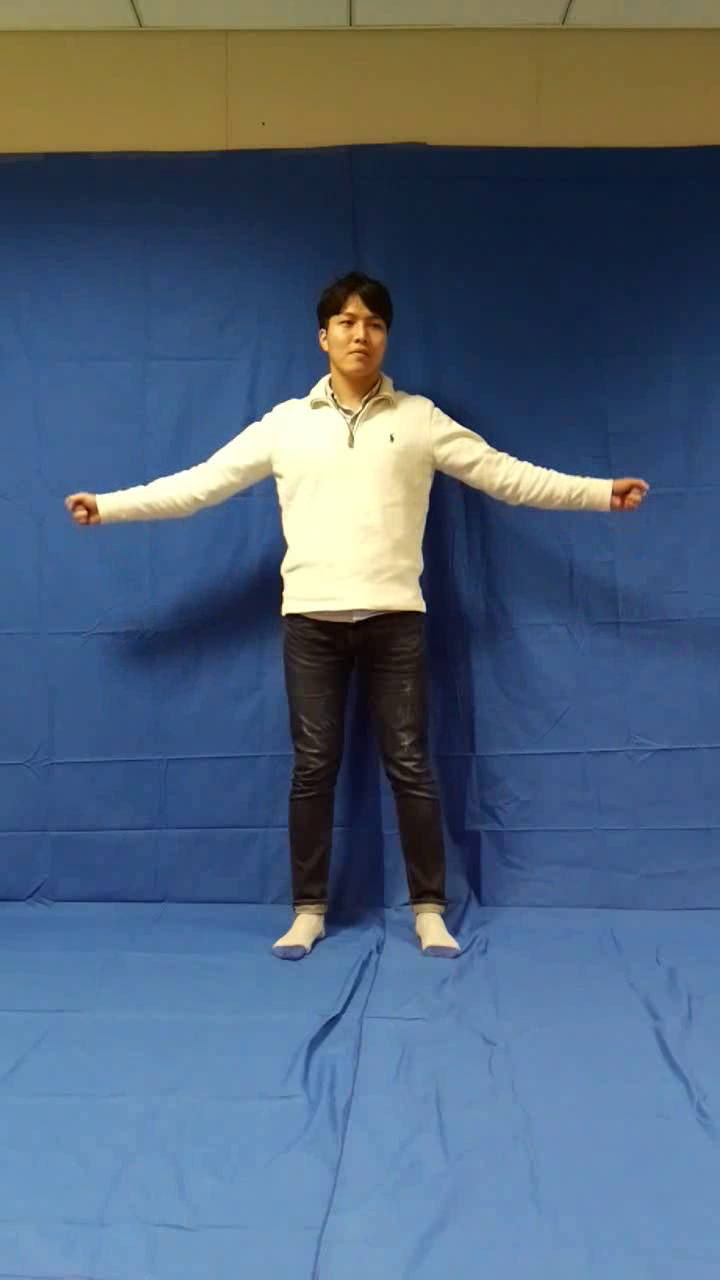
#> input picture frame 59 of src/video_2.mp4, 720 x 1280 px
$ python detector_with_hand_tracking.py
#> lines starting #> are read from the running program, lines starting #| are printed output that depends on the picture
import numpy as np
import cv2

# 옵터컬 플로우용 패러미터
lk_params = dict(winSize=(15, 15),
                 maxLevel=2,
                 criteria=(cv2.TERM_CRITERIA_EPS | cv2.TERM_CRITERIA_COUNT, 10, 0.03))
color = np.random.randint(0, 255, (100, 3))  # 랜덤 색상

# 파일명
# cap = cv2.VideoCapture("C:\\cv\\Videos\\won_arms.mp4")
cap = cv2.VideoCapture("video_2.mp4")
cap.set(cv2.CAP_PROP_FPS, 1)

# 첫 프레임 잡아서 피쳐 좌표 찍어놓기
ret, old_frame = cap.read()
#> old_frame is the input picture: shape (1280, 720, 3); mean B, G, R 123.2, 100.2, 80.5
#########################
#old_frame = old_frame[0:720, 200:1000]
#########################

old_gray = cv2.cvtColor(old_frame, cv2.COLOR_BGR2GRAY)
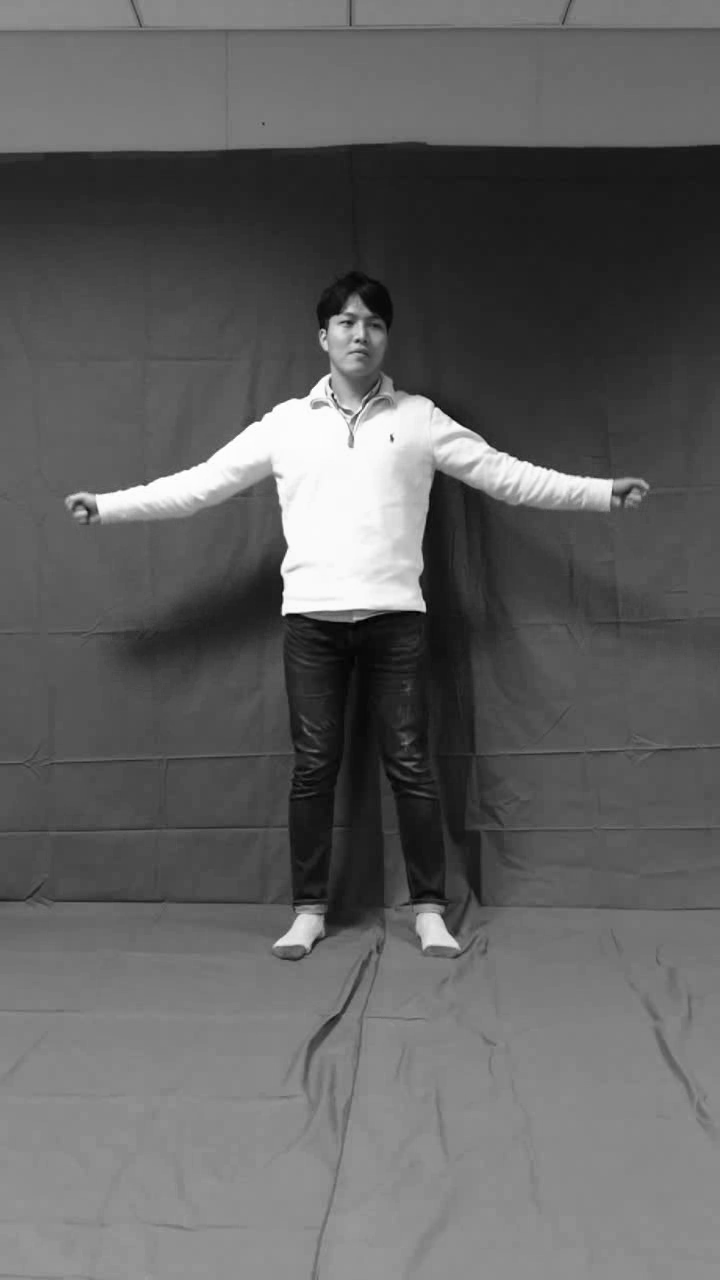
#> old_gray: shape (1280, 720); min 0, max 255, mean 96.9

# 여기 값을 수정!!

p0 = np.array([[[510, 380]],  # 좌손목
               [[670, 370]],  # 우손목
               [[513, 318]],  # 좌꿈치
               [[660, 285]]],  # 우꿈치
              dtype='float32')
#########################
p0 = np.array([[[310, 380]],  # 좌손목
               [[470, 370]],  # 우손목
               [[313, 318]],  # 좌꿈치
               [[460, 285]]],  # 우꿈치
              dtype='float32')
#########################
mask = np.zeros_like(old_frame)

#################################
#> (the run stopped early here; a loop or call above may not have finished)

$ run again, starting later in the video
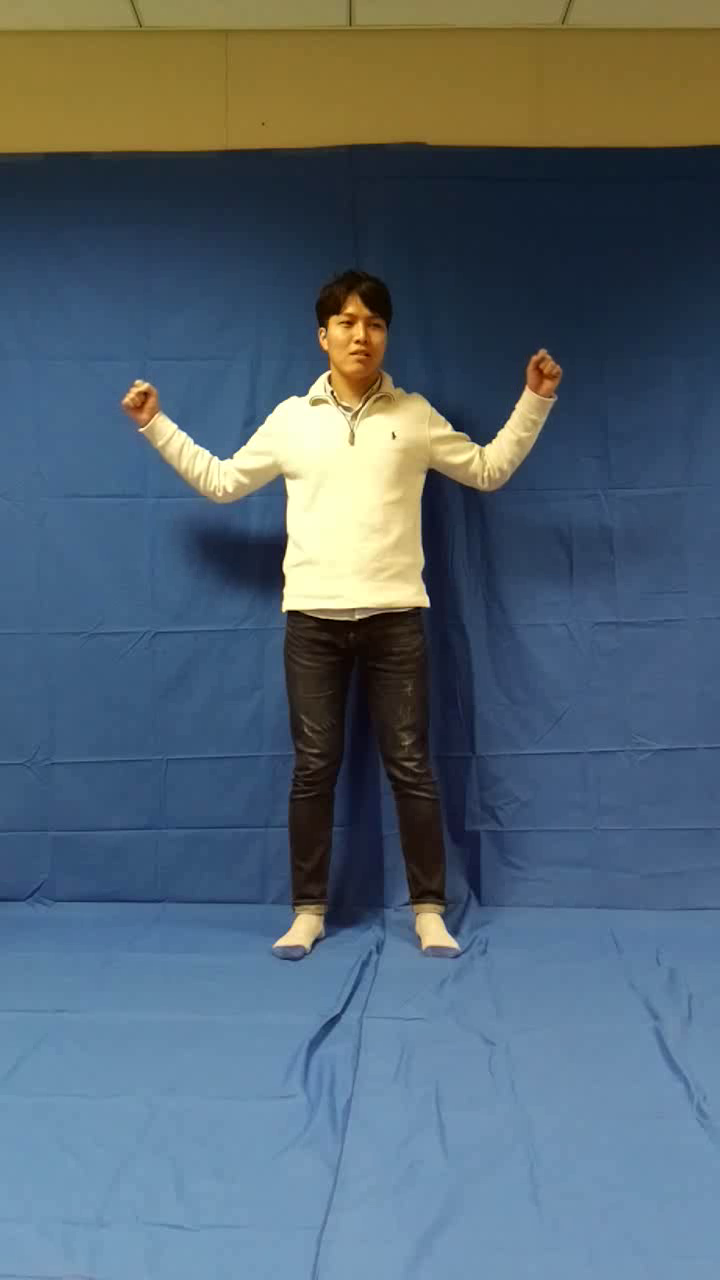
#> input picture frame 269 of src/video_2.mp4, 720 x 1280 px
#> old_frame is the input picture: shape (1280, 720, 3); mean B, G, R 114.4, 101.6, 84.4
#> `old_gray = cv2.cvtColor(old_frame, cv2.COLOR_BGR2GRAY)`:
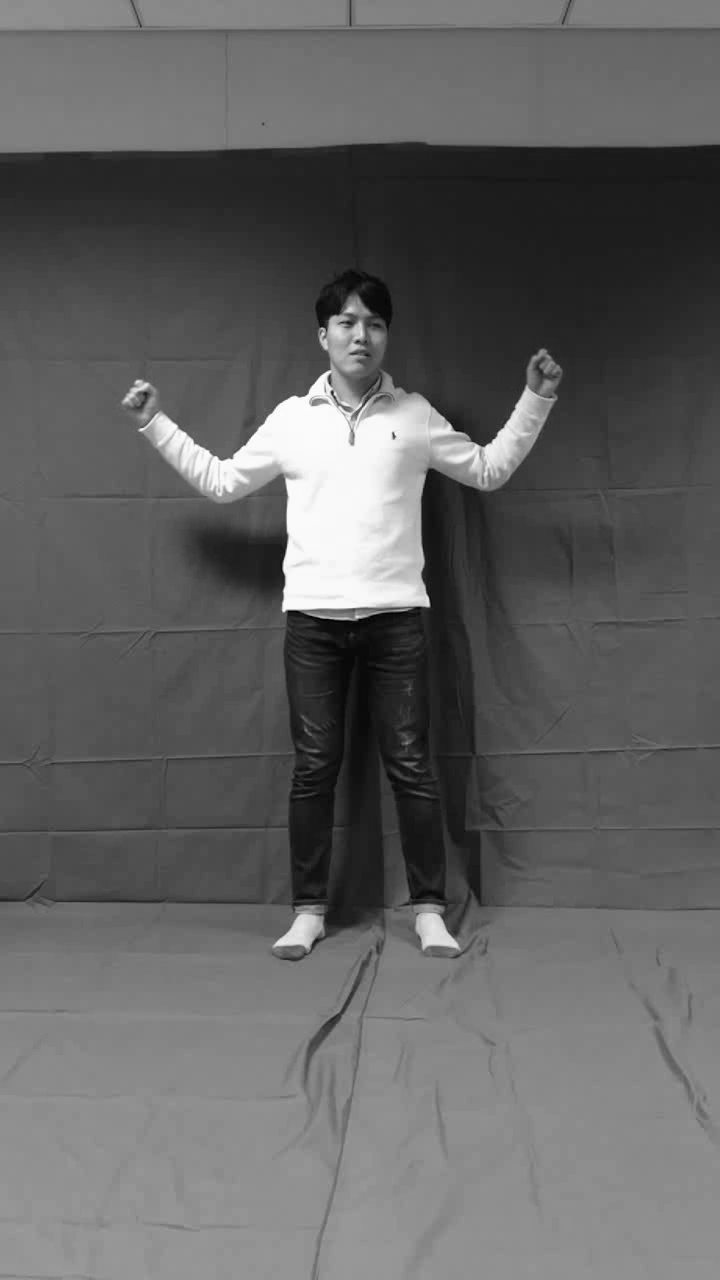
#> old_gray: shape (1280, 720); min 0, max 255, mean 97.8

$ run again, starting later in the video
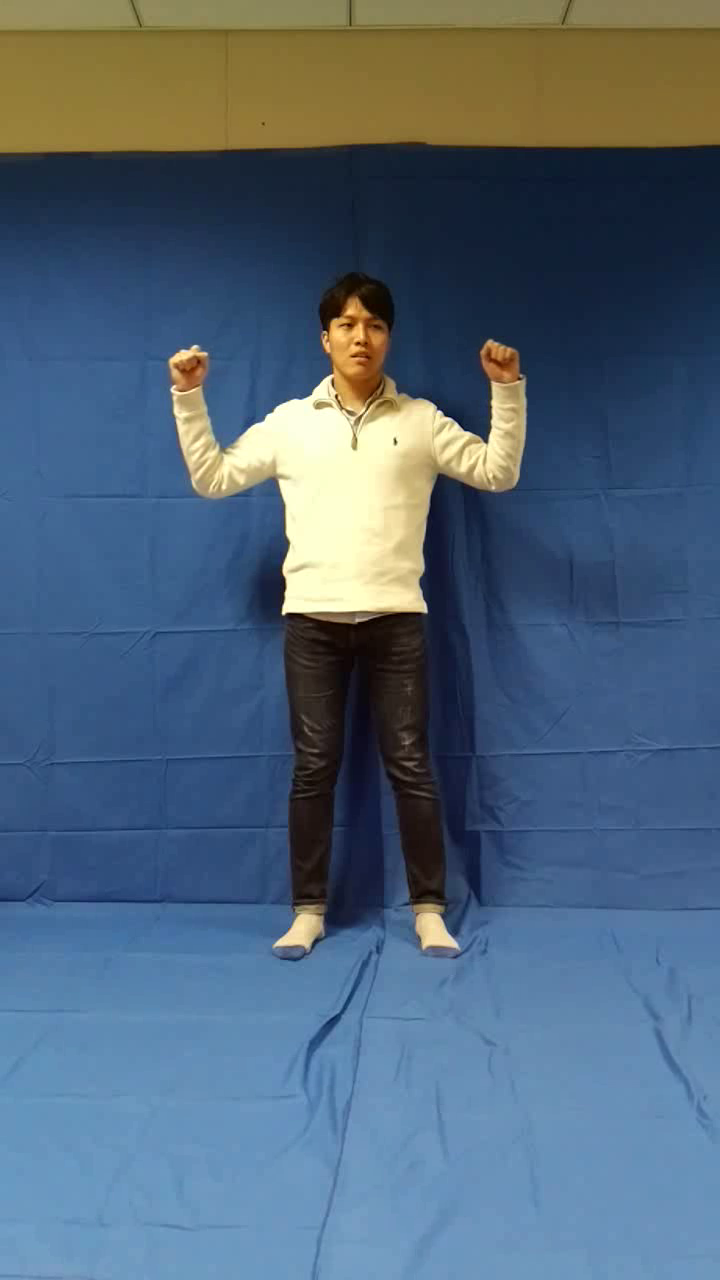
#> input picture frame 478 of src/video_2.mp4, 720 x 1280 px
#> old_frame is the input picture: shape (1280, 720, 3); mean B, G, R 120, 100.7, 80.2
#> `old_gray = cv2.cvtColor(old_frame, cv2.COLOR_BGR2GRAY)`:
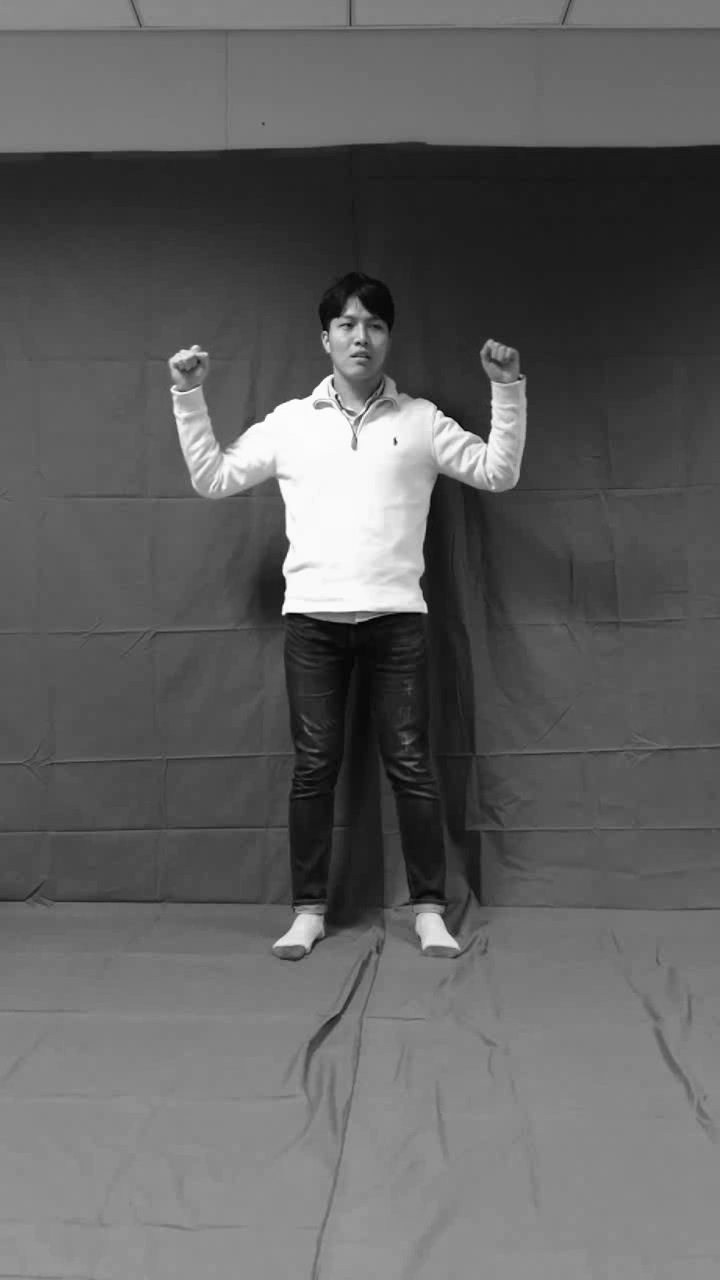
#> old_gray: shape (1280, 720); min 2, max 255, mean 96.7
